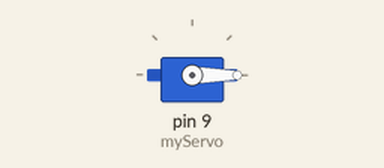
A sketch run on a simulated Arduino Uno, built with avr-gcc and run on an emulated ATmega328P. On the bench: servo.

Above: at 0.1 s.
At 9.1 s:
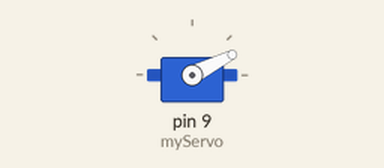
At 19.1 s:
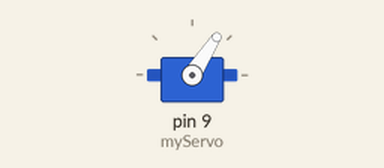
At 39.1 s:
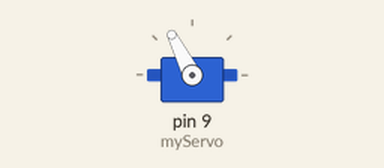
Timing chart, 0 to 40.0 s (numbered marks = the images above):
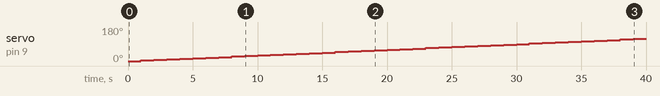

Measured:
- by itself, servo on pin 9 (myServo): moves from 0° to 117° over 38.0 s

The sketch:

singleServoCountDown.ino
```cpp
#include <Servo.h>
Servo myServo;

int servoDelay = 1000;
int servoMax = 180;
int servoMin = 0;
int servoPos = 0;
int timerSeconds = 60;


void setup() {
  // put your setup code here, to run once:
  myServo.attach(9);
}

void loop() {

 for(servoPos = servoMin; servoPos <= servoMax; servoPos += servoMax/timerSeconds){
  myServo.write(servoPos);
  delay(servoDelay);
 }
}
```
